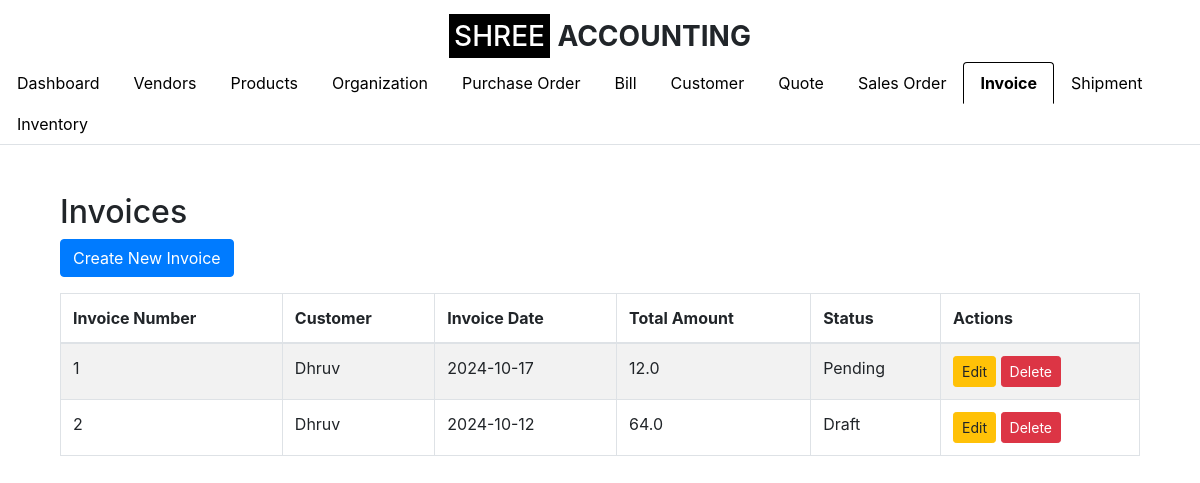
The app's page /invoice (signed in), older data.
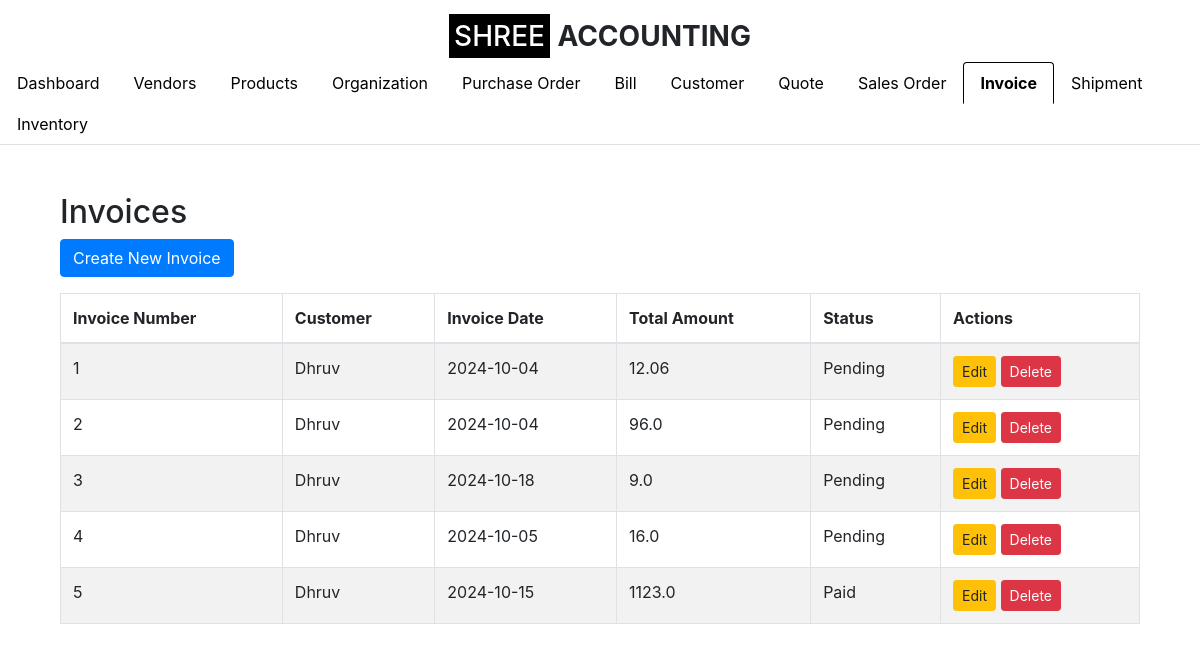
The same page, newer data.
### app.py (models this page shows, shortened)
class Invoice(db.Model):
    __tablename__ = 'invoice'
    id = db.Column(db.Integer, primary_key=True)
    invoice_number = db.Column(db.String(50), nullable=False, unique=True)
    customer_id = db.Column(db.Integer, db.ForeignKey('customer.id'), nullable=False)
    invoice_date = db.Column(db.Date, nullable=False)
    total_amount = db.Column(db.Float, nullable=False)
    status = db.Column(db.String(50), nullable=False, default='Draft')
    organization_id = db.Column(db.Integer, db.ForeignKey('organization.id'), nullable=False)
    customer = db.relationship('Customer', backref=db.backref('invoices', lazy=True))
    line_items = db.relationship('InvoiceLineItem', backref='invoice_ref', lazy=True, cascade="all, delete-orphan")

class Customer(db.Model):
    id = db.Column(db.Integer, primary_key=True)
    customer_name = db.Column(db.String(100), nullable=False)
    company_name = db.Column(db.String(100), nullable=False)
    email_id = db.Column(db.String(100), nullable=False)
    phone_number = db.Column(db.String(15), nullable=False)
    address = db.Column(db.String(255), nullable=False)
    gst_number = db.Column(db.String(15), nullable=True)  # GST Number is optional
    organization_id = db.Column(db.Integer, db.ForeignKey('organization.id'), nullable=False)
    organization = db.relationship('Organization', backref=db.backref('customers', lazy=True))

### app.py (the view)
    def wrap(*args, **kwargs):
        if 'logged_in' in session:
            return f(*args, **kwargs)
        else:
            flash('Please log in first.', 'warning')
            return redirect(url_for('login'))

### app.py (called while the page is built)
def login_required(f):
    def wrap(*args, **kwargs):
        if 'logged_in' in session:
            return f(*args, **kwargs)
        else:
            flash('Please log in first.', 'warning')
            return redirect(url_for('login'))
    wrap.__name__ = f.__name__
    return wrap

@app.route('/invoice', methods=['GET', 'POST'])
@login_required
def invoice_list():
    organization_id = session.get('organization_id')
    invoices = Invoice.query.join(Customer).filter(
        Customer.organization_id == organization_id,
        Invoice.organization_id == organization_id
    ).all()
    return render_template('invoice_list.html', invoices=invoices, show_logo=True, active_tab='invoice')

### templates/invoice_list.html (shortened to what this page needs)
{% extends "base.html" %}
{% block content %}
<div class="container mt-5">
    <h2>Invoices</h2>
    <a href="{{ url_for('create_invoice') }}" class="btn btn-primary mb-3">Create New Invoice</a>
    <table class="table table-bordered table-striped">
        <thead>
            <tr>
                <th>Invoice Number</th>
                <th>Customer</th>
                <th>Invoice Date</th>
                <th>Total Amount</th>
                <th>Status</th>
                <th>Actions</th>
            </tr>
        </thead>
        <tbody>
            {% for invoice in invoices %}
            <tr>
                <td>{{ invoice.invoice_number }}</td>
                <td>{{ invoice.customer.customer_name }}</td>
                <td>{{ invoice.invoice_date }}</td>
                <td>{{ invoice.total_amount }}</td>
                <td>{{ invoice.status }}</td>
                <td>
                    <a href="{{ url_for('edit_invoice', invoice_id=invoice.id) }}" class="btn btn-warning btn-sm">Edit</a>
                    <form method="POST" action="{{ url_for('delete_invoice', invoice_id=invoice.id) }}" style="display:inline-block;">
                        <button type="submit" class="btn btn-danger btn-sm">Delete</button>
                    </form>
                </td>
            </tr>
            {% endfor %}
        </tbody>
    </table>
</div>
{% endblock %}

Row changes from the older to the newer data that the page shows:
changed Invoice (number 1 of 5 on the later page): invoice_date "2024-10-17" → "2024-10-04"; total_amount "12.0" → "12.06"
changed Invoice (number 2 of 5 on the later page): invoice_date "2024-10-12" → "2024-10-04"; total_amount "64.0" → "96.0"; status "Draft" → "Pending"
added Invoice: invoice_number "3", customer.customer_name "Dhruv", invoice_date "2024-10-18", total_amount "9.0", status "Pending"
added Invoice: invoice_number "4", customer.customer_name "Dhruv", invoice_date "2024-10-05", total_amount "16.0", status "Pending"
added Invoice: invoice_number "5", customer.customer_name "Dhruv", invoice_date "2024-10-15", total_amount "1123.0", status "Paid"
